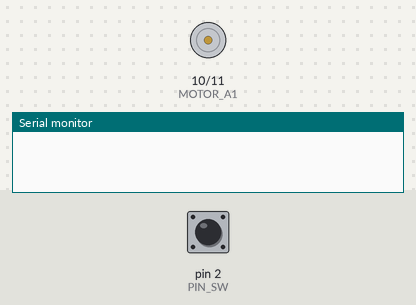
A sketch run on a simulated Arduino Uno, built with avr-gcc and run on an emulated ATmega328P. On the bench: motor-driver pin pairs drawn as motors (green arrow = first pin HIGH = forward, orange = second pin HIGH = backward, longer = more drive), the last lines printed to the serial monitor. The inputs (shaded band) are chosen by the test bench; at power-on: pin 2 (PIN_SW) LOW.

Above: at 1.2 s.
1.3 s: pin 2 (PIN_SW) pulled HIGH for 0.15 s
At 1.37 s:
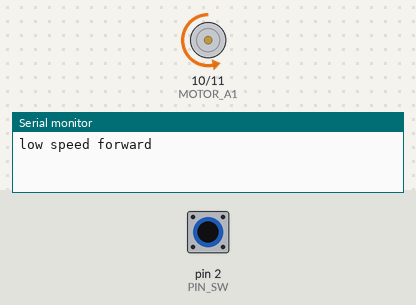
2.9 s: pin 2 (PIN_SW) pulled HIGH for 3.2 s
At 6.7 s:
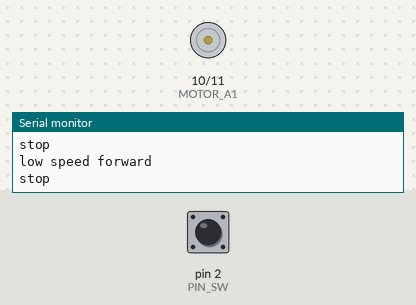
Timing chart, 0 to 8.2 s (numbered marks = the images above; inputs shaded):
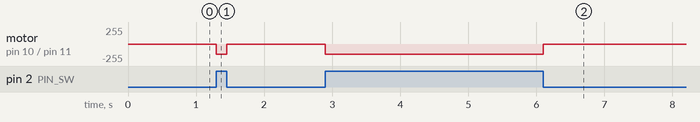

Measured:
- after the input at 1.3 s, motor on pin 10 (MOTOR_A1) / pin 11 (MOTOR_A2): stopped → backward 150/255 at once, → stopped 0.15 s later
- after the input at 2.9 s, motor on pin 10 (MOTOR_A1) / pin 11 (MOTOR_A2): stopped → backward 150/255 at once, → stopped 3.2 s later

The sketch:

05_motor-sw.ino
```cpp
//모터 + 스위치 테스트

#define PIN_SW    2
#define MOTOR_A1  10
#define MOTOR_A2  11
#define MOTOR_B1  9
#define MOTOR_B2  3

volatile byte _state = LOW;
volatile boolean _changed_state = false; // 모터 상태 변경 여부

void setup() {
    Serial.begin(115200);
    pinMode(PIN_SW, INPUT); // Pullup인 경우 'INPUT_PULLUP'
    // args
    // - [0] 인터럽트(인터럽트 번호)
    // - [1] ISR: Interrupt Service Routine
    // - [2] mode (LOW, CHANGE, RISING, FALLING, HIGH)
    attachInterrupt(digitalPinToInterrupt(PIN_SW), sw_interrupt, CHANGE);
}

void loop() {
    if (_changed_state) {
        _changed_state = false;
        if (_state != LOW) {
            analogWrite(MOTOR_A1, 0);
            analogWrite(MOTOR_A2, 150);
            Serial.println("low speed forward");
        }
        else
        {
            analogWrite(MOTOR_A1, 0);
            analogWrite(MOTOR_A2, 0);
            Serial.println("stop");
        }

        delay(100);     // 스위치 디바운스를 위해 기다림
    }
}

void sw_interrupt() {
    _state = digitalRead(PIN_SW);
    _changed_state = true;
}
```
